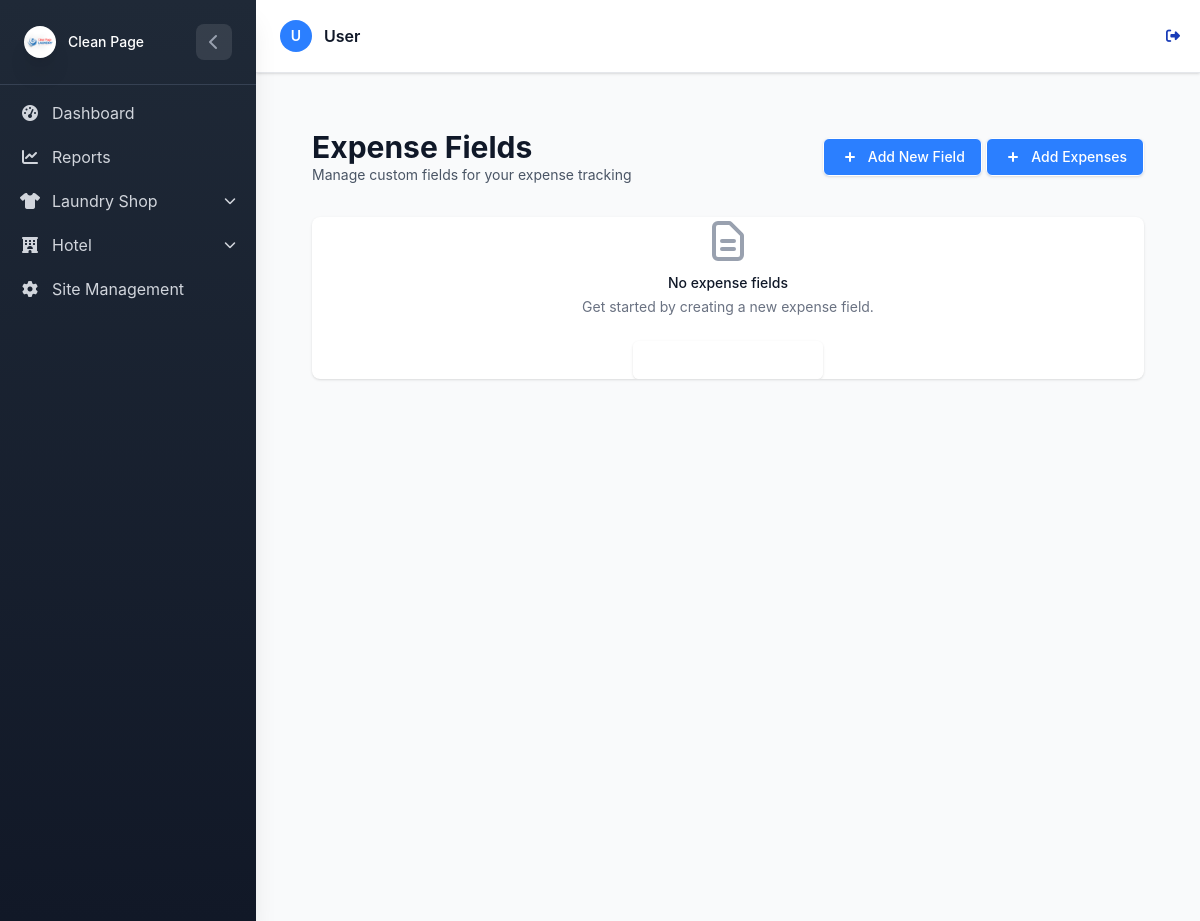
Page /Hotel/expense-fields/ (signed in) on the earlier database version.
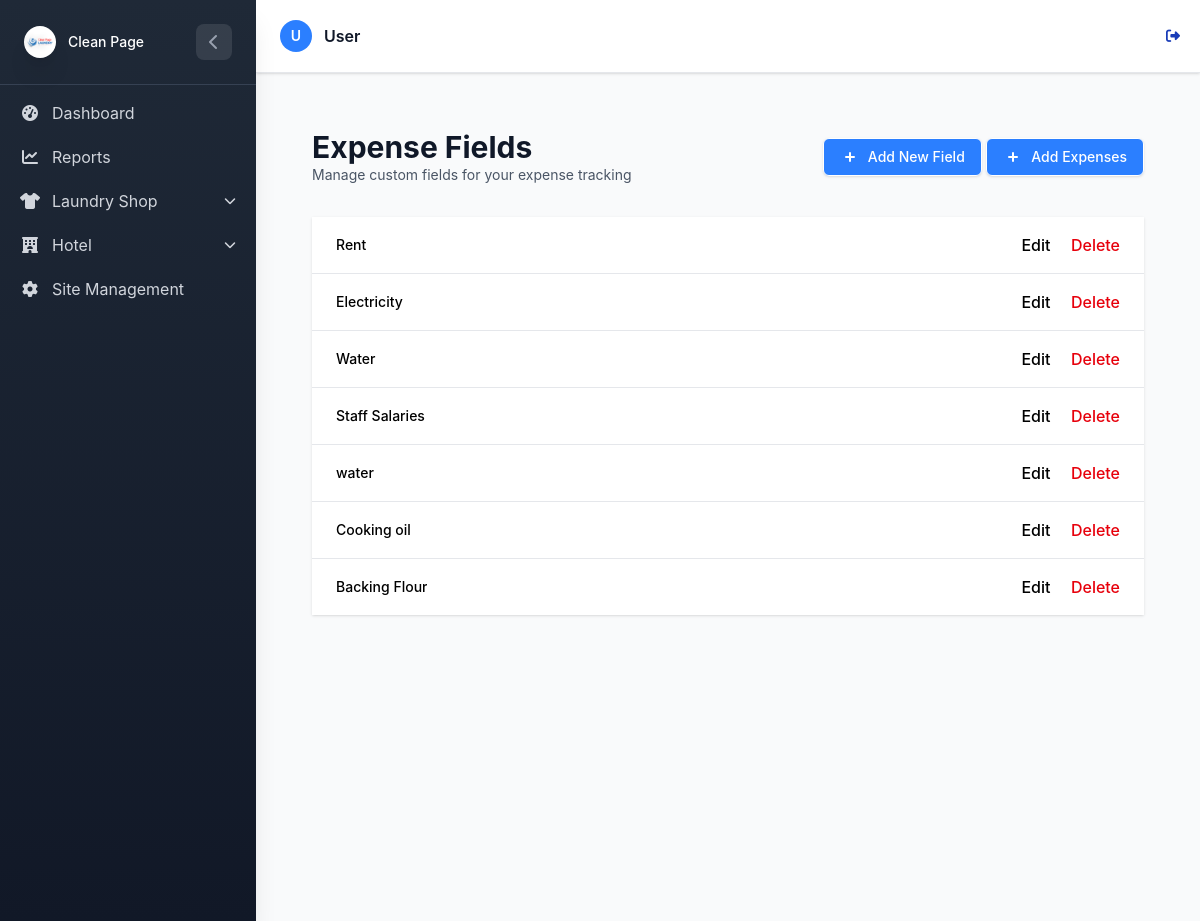
Same page on the later database version.
### HotelApp/models.py (models this page shows, shortened)
class HotelExpenseField(models.Model):
    label = models.CharField(max_length=100, db_index=True)
    created_at = models.DateTimeField(auto_now_add=True)
    class Meta:
        unique_together = ('label',)  # Prevent duplicate labels

### HotelApp/Vews/expense.py (the view)
# urls.py: path('expense-fields/', expense_field_list, name='expense_field_list'),
@login_required
def expense_field_list(request):
    fields = HotelExpenseField.objects.all()
    return render(request, "Hotelexpenses/expense_field_list.html", {"fields": fields})

### LaundryApp/context_processors.py (called while the page is built)
def active_shop(request):
    return {
        'active_shop_name': request.session.get('active_shop_name', None)
    }

### HotelApp/templates/Hotelexpenses/expense_field_list.html (shortened to what the changed rows need)
{% extends "base.html" %}
{% load static %}
{% block content %}
<div class="min-h-screen bg-gray-50 py-8 px-4 sm:px-6 lg:px-8">
    <div class="max-w-7xl mx-auto">
        <div class="flex justify-between items-center mb-8">
            <div>
                <h1 class="text-3xl font-bold text-gray-900">Expense Fields</h1>
            </div>
        </div>
        {% if fields %}
        <div class="bg-white shadow overflow-hidden sm:rounded-md">
            <ul class="divide-y divide-gray-200">
                {% for field in fields %}
                <li>
                    <div class="px-4 py-4 sm:px-6">
                        <div class="flex items-center justify-between">
                            <div class="flex items-center">
                                <div class="ml-4">
                                    <div class="flex items-center">
                                        <p class="text-sm font-medium text-indigo-600 truncate">{{ field.label }}</p>
                                    </div>
                                </div>
                            </div>
                            <div class="flex space-x-3">
                                <div class="flex-shrink-0">
                                    <a href="{% url 'hotel:edit_expense_field' field.id %}"
                                        class="font-medium text-indigo-600 hover:text-indigo-900 mr-4">Edit</a>
                                    <a href="{% url 'hotel:delete_expense_field' field.id %}"
                                        class="font-medium text-red-600 hover:text-red-900">Delete</a>
                                </div>
                            </div>
                        </div>
                    </div>
                </li>
                {% endfor %}
            </ul>
        </div>
        {% else %}
        <div class="bg-white overflow-hidden shadow rounded-lg">
            <div class="px-4 py-5 sm:p-6">
                <div class="text-center">
                    <h3 class="mt-2 text-sm font-medium text-gray-900">No expense fields</h3>
                    <p class="mt-1 text-sm text-gray-500">Get started by creating a new expense field.</p>
                    <div class="mt-6 ">
                        <a href=""
                            class="inline-flex items-center px-4 py-2 border border-transparent shadow-sm text-sm font-medium rounded-md text-white bg-indigo-600 hover:bg-indigo-700 focus:outline-none focus:ring-2 focus:ring-offset-2 focus:ring-indigo-500">
                            <svg class="-ml-1 mr-2 h-5 w-5" xmlns="http://www.w3.org/2000/svg" viewBox="0 0 20 20"
                                fill="currentColor" aria-hidden="true">
                                <path fill-rule="evenodd"
                                    d="M10 5a1 1 0 011 1v3h3a1 1 0 110 2h-3v3a1 1 0 11-2 0v-3H6a1 1 0 110-2h3V6a1 1 0 011-1z"
                                    clip-rule="evenodd" />
                            </svg>
                        </a>
                    </div>
                </div>
            </div>
        </div>
        {% endif %}
    </div>
</div>
{% endblock %}

Differences in the rows shown:
added HotelExpenseField: label "Rent"
added HotelExpenseField: label "Electricity"
added HotelExpenseField: label "Water"
added HotelExpenseField: label "Staff Salaries"
added HotelExpenseField: label "water"
added HotelExpenseField: label "Cooking oil"
added HotelExpenseField: label "Backing Flour"
Other differences:
text no longer shown: "No expense fields Get started by creating a new expense field."
